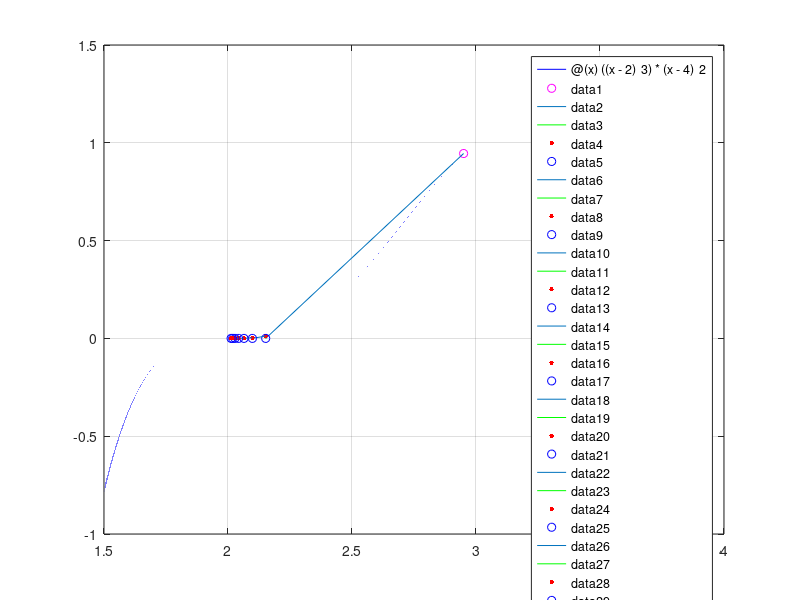

Write MATLAB code to recreate this figure.
clear;
clc;
f = @(x) ((x-2)^3)*(x-4)^2;
df = @(x) 3*((x-2)^2)*((x-4)^2)+2*((x-2)^3)*(x-4);
tol = 1e-5;

start = 2.95;
n = 0;



fplot(f,[1.5,4],"b")
grid on
figure(1)
hold on
plot(start,f(start),'mo')


fprintf("use newton method to find root from %d\n",start);
while abs(f(start))>tol
    n = n+1;
    new = start-f(start)/df(start);
    line([new,start],[0,f(start)])
    plot([new,new],[0,f(new)],'-g')
    plot(new,f(new),'.r','MarkerSize',10)
    plot(new,0,'ob')
    start = new;
    fprintf('%d iteration: from =  %.6f\n',n,start)
end
fprintf('find root: at around %.6f',start)
